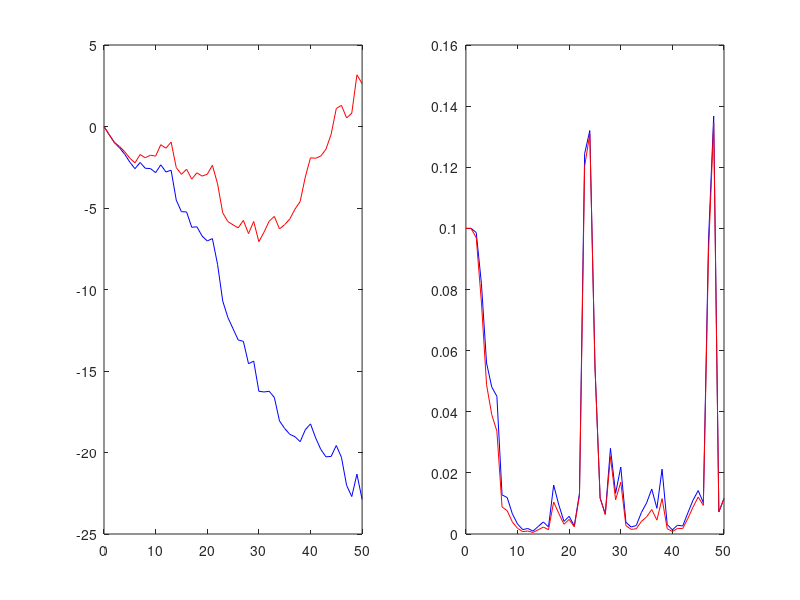

MATLAB code for this plot:
% M = 10, d1 = 1, k = 50
clc
clear
M = 10;
d = 1;
K = 50;
x = linspace(0,2*pi,K);
s = zeros(M,K);
for theta = 1:M
    s(theta,:) = sin(theta.*x);
end
E = sum(s(1,:)'.^2);
s = s./sqrt(E/d);

lambda_H0 = zeros(1,K+1);
lambda_H1 = zeros(1,K+1);
P_s_X0 = zeros(M,K+1);
P_s_X0(:,1) = 1/M;
P_s_X1 = zeros(M,K+1);
P_s_X1(:,1) = 1/M;
% brute-force simulate n trials
trials = 1;
for count = 1:trials
    for k = 1:K
        lambda_SKE0 = zeros(M,1);                 % lambda|H0
        lambda_SKE1 = zeros(M,1);                 % lambda|H1
        for m = 1:M
            noise = normrnd(0,1,[1,k]);
            lambda_SKE0(m) = exp(sum(noise' .* s(m,1:k)') - d/2);
            lambda_SKE1(m) = exp(sum((s(m,1:k) + noise)' .* s(m,1:k)') - d/2);
        end
        l0 = sum(lambda_SKE0 .* P_s_X0(m,k));
        l1 = sum(lambda_SKE1 .* P_s_X1(m,k));

        % update P_s_X0
        for m = 1:M
            P_s_X0(m,k+1) = P_s_X0(m,k) .* (lambda_SKE0(m) ./ l0);
            P_s_X1(m,k+1) = P_s_X1(m,k) .* (lambda_SKE1(m) ./ l1);
        end
        
        % update lambda
        lambda_H0(1,k+1) = lambda_H0(1,k) + log(l0);
        lambda_H1(1,k+1) = lambda_H1(1,k) + log(l1);
    end
    
    % plot ln(lambda)
    subplot(1,2,1)
    plot([0:K],lambda_H0,'b')
    hold on
    plot([0:K],lambda_H1,'r')
    
    % plot P(s|X)
    for index = 1:1
        subplot(1,2,index+1)
        plot([0:K],P_s_X0(index,:),'b')
        hold on
        plot([0:K],P_s_X1(index,:),'r')
    end
    
    fprintf('iteration = %d\n',count);
end
